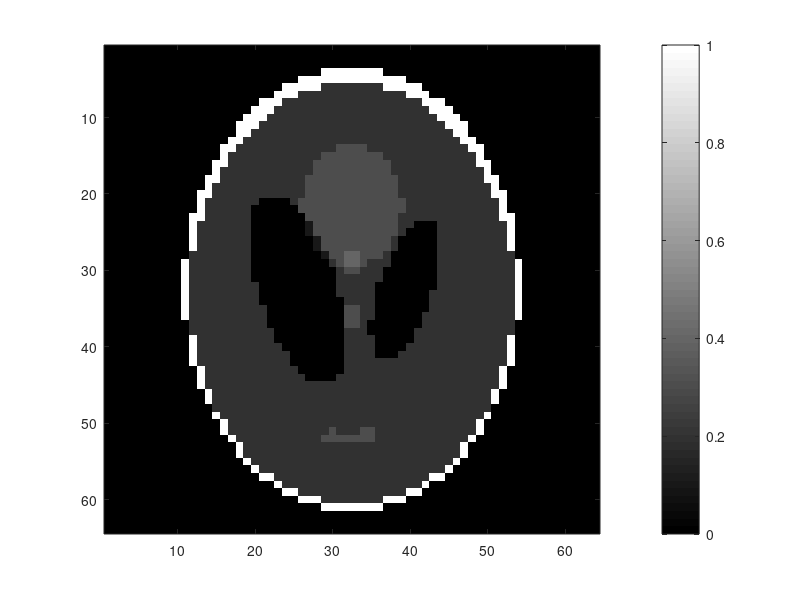
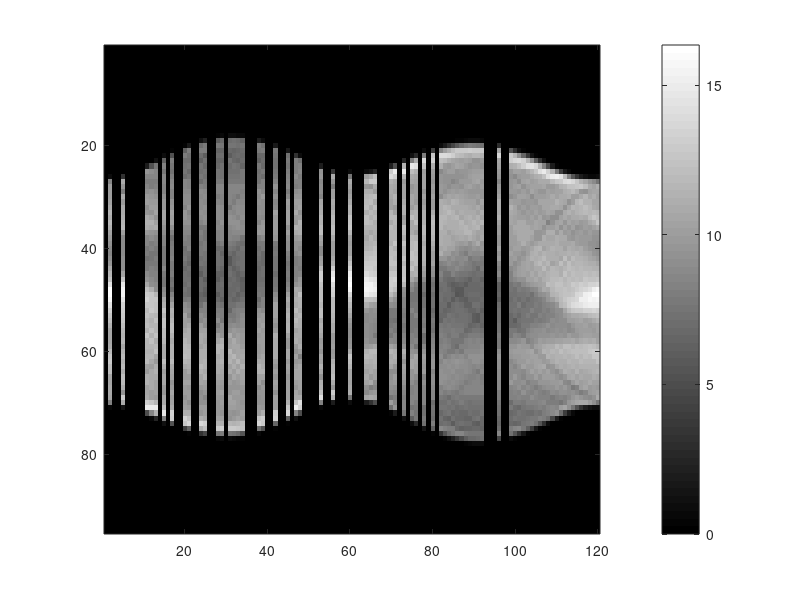
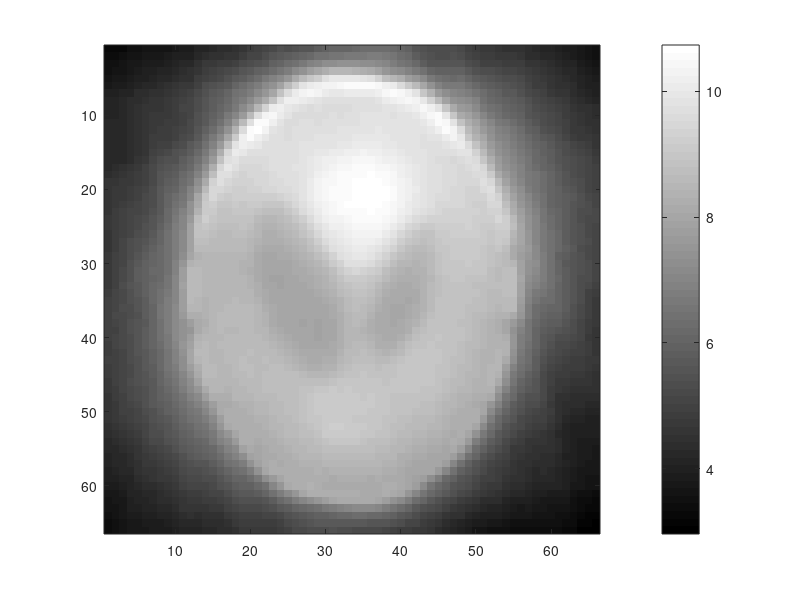
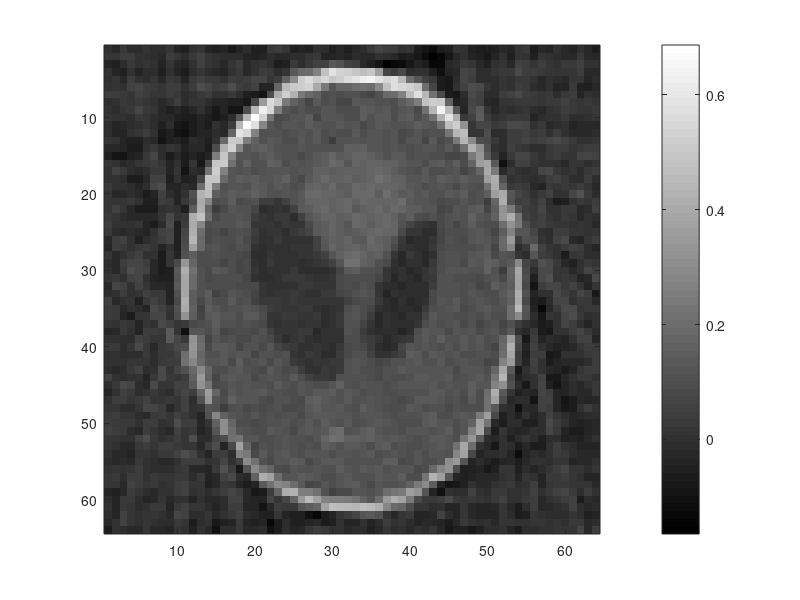

Source code (MATLAB) for these figures, in order: (Note: this script raises an error after producing the figures.)
%Shepp-Logan phantom
N   = 64;
uin = phantom('Modified Shepp-Logan', N);
figure, imagesc(uin), colorbar, colormap gray

Nthetas=100;
thetas = 1:floor(360/Nthetas):360;

numIterART = 200;
relaxParam = 0.5;

%experimental projections
d           = radon(uin, thetas);
indZeros    = randperm(Nthetas);
d(:,indZeros(1:50)) = 0;
figure, imagesc(d), colorbar, colormap gray

NData   = prod(size(d));

uRetro      = iradon(d, thetas,'linear','none',N);
figure, imagesc(uRetro), colorbar, colormap gray

uFBP        = iradon(d, thetas,'spline','Ram-Lak',1,N);
figure, imagesc(uFBP), colorbar, colormap gray

% u   = zeros(N);
u   = uFBP;
% Ru  = radon(u, thetas);
% figure, imagesc(abs(d-Ru)), colorbar, colormap gray

% Define Fwd and adjoint operators
A           = @(x)(radon(x,thetas));
AT          = @(x)(iradon(x,thetas,'linear','None',1.0,N(1)));
N = [N N];
% operator definition and |J'Jx|~|x|
flagNorm    = 1;
if flagNorm == 1
    tmp1        = ones(N);
    Atmp1       = A(tmp1);
    tmp2        = reshape(1:prod(N),N);
    Atmp2       = A(tmp2);
    AAtmp2      = AT(Atmp2);
    a           = abs(tmp1(:)'*AAtmp2(:)/(Atmp1(:)'*Atmp2(:)));
    b           = norm(tmp2(:))/norm(AAtmp2(:));
    scaleA      = sqrt(a*b);
    scaleAT     = sqrt(b/a);
    
    A           = @(x)(A(x)*scaleA);
    AT          = @(x)(AT(x)*scaleAT);
    
    % % Test adjoint definition
    % tmp1        = ones(N);
    % Atmp1       = J(tmp1);
    % tmp2        = reshape(1:prod(N),N);
    % Atmp2       = J(tmp2);
    % AAtmp2      = JT(Atmp2);
    % abs(tmp1(:)'*AAtmp2(:))/(Atmp1(:)'*Atmp2(:))
    % norm(tmp2(:))/norm(AAtmp2(:))
    
    uTarget         = u/scaleA;
end

% SD
% spectralNorm= norm(A(ones(N)))/norm(ones(N));
% % delta       = 0.2*2/(spectralNorm^2);
% delta       = 1e-4
% u           = zeros(N);
% dk          = d;
% numIter     = 20;
% % mu          = 1/delta;
% mu          = 1;
% alpha       = 1;
% lambda      = 1;
% nin         = 2;
% nout        = 5;
% h           = figure;
% err         = inf;
% for it = 1:numIter
% %    du       = -AT(A(u)-dk);
%     v        = u - delta*AT(A(u)-dk);  
%    %objLS(x,d,A)
% %    delta    = 1e-4;
% %    [delta, err] = toastLineSearch (u, du, delta, err, @objLS,d,A);
% %    v        = u + delta*AT(A(u)-dk); 
%    u        = TV_SB_denoising_2D(v,mu,lambda,alpha,nin,nout);
% %    dk       = dk + d -A(u);
%    figure(h); 
%    subplot(2,1,1); imagesc(v); colorbar; axis image;    
%    subplot(2,1,2); imagesc(u); colorbar; axis image;
%    colormap gray; drawnow;
% end

% IMAGE RECONSTRUCTION using the Split Bregman method
% Recover the image
mu          = 1;
lambda      = 1;
gamma       = 1;
alpha       = 0.1;
nInner      = 1;
nBreg       = 200;
arr_idx     = ones(N);
[u,errAll]  = TV_SB_2D_Gen(A,AT,d,[N N],mu, lambda, gamma, alpha, nInner, nBreg,uin);
figure; 
imagesc(u); colorbar; axis image; colormap gray; 
